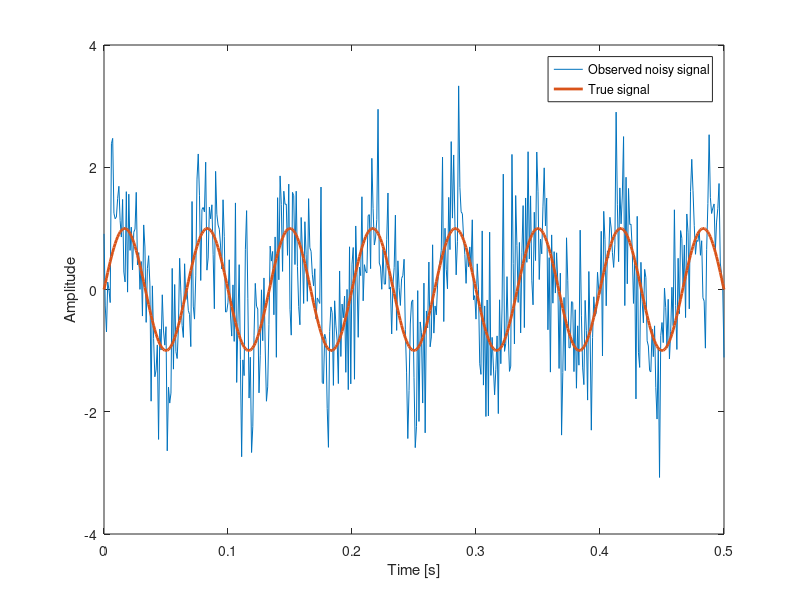

This chart was generated by the following MATLAB code: (Note: this script raises an error after producing the figure.)
%%%%%%%%%%%%%%%%%%%%%%%%%%%%%%%%%%%%%%%%%%%%%%%%%%%%%%%%%%%%%%%%%%%%%%%%%%%
% Sample program for estimating Fo (fundamental frequency) based on YIN   %
%                                                                         %
% Coded by D. Kitamura (d-kitamura@ieee.org)                              %
%                                                                         %
% See also:                                                               %
% http://d-kitamura.net                                                   %
%%%%%%%%%%%%%%%%%%%%%%%%%%%%%%%%%%%%%%%%%%%%%%%%%%%%%%%%%%%%%%%%%%%%%%%%%%%

clear; close all; clc;

% Parameter setting
samplingFreq = 1000; % sampling frequency [Hz]
samplingTime = 1/samplingFreq; % sampling time [s]
sigTime = 0.5; % signal length [s]
timeAxis = 0:samplingTime:sigTime; % time axis
fo = 15; % signal frequency [Hz]
omega = 2*pi*fo; % angular frequency [rad/s]
sigma = 0.8; % amplitude of noise signal
threshold = 0.1; % threshold value in YIN (b/w 0 and 1)
foMin = 10; % minimum frequency for Fo estimation [Hz]
foMax = 20; % maximum frequency for Fo estimation [Hz]

% Produce signals
sig = sin(omega*timeAxis).'; % sine wave signal
noisySig = sig + sigma*randn(size(timeAxis)).'; % observed noisy signal

% Plot signals
plot(timeAxis, noisySig); hold on; plot(timeAxis, sig, 'LineWidth', 2); % plotting signals
xlabel('Time [s]'); ylabel('Amplitude'); % add axis labels
legend('Observed noisy signal', 'True signal', 'Location', 'northeast'); % add legends

% Fundamental frequency estimation based on YIN
estFo = foYin(noisySig,threshold,samplingFreq, foMin, foMax);
fprintf('True Fo: %.2f Hz\nEstimated Fo: %.2f Hz\nError rate: %.2f %%\n', fo, estFo, 100*abs(fo-estFo)/fo);
%%%%%%%%%%%%%%%%%%%%%%%%%%%%%%%%%%% EOF %%%%%%%%%%%%%%%%%%%%%%%%%%%%%%%%%%%
